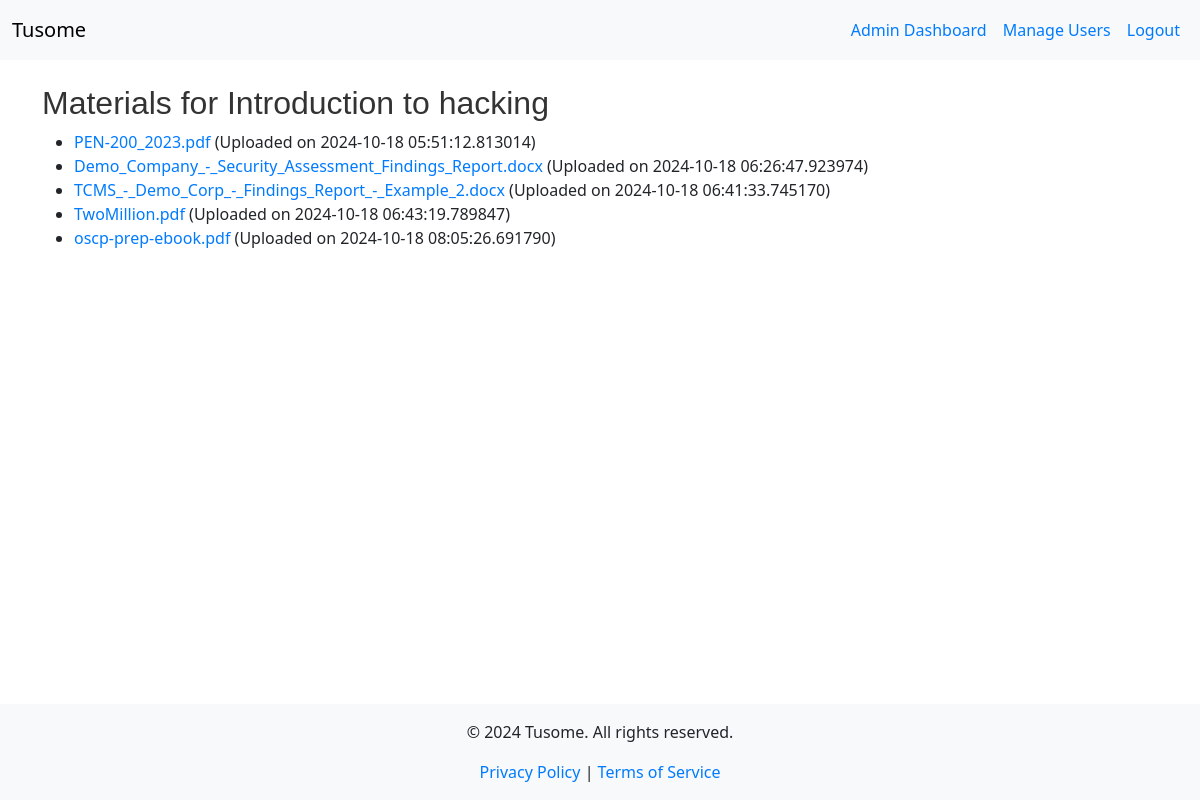
/view_course_materials/1 (signed in), run on an earlier commit of the app's database.
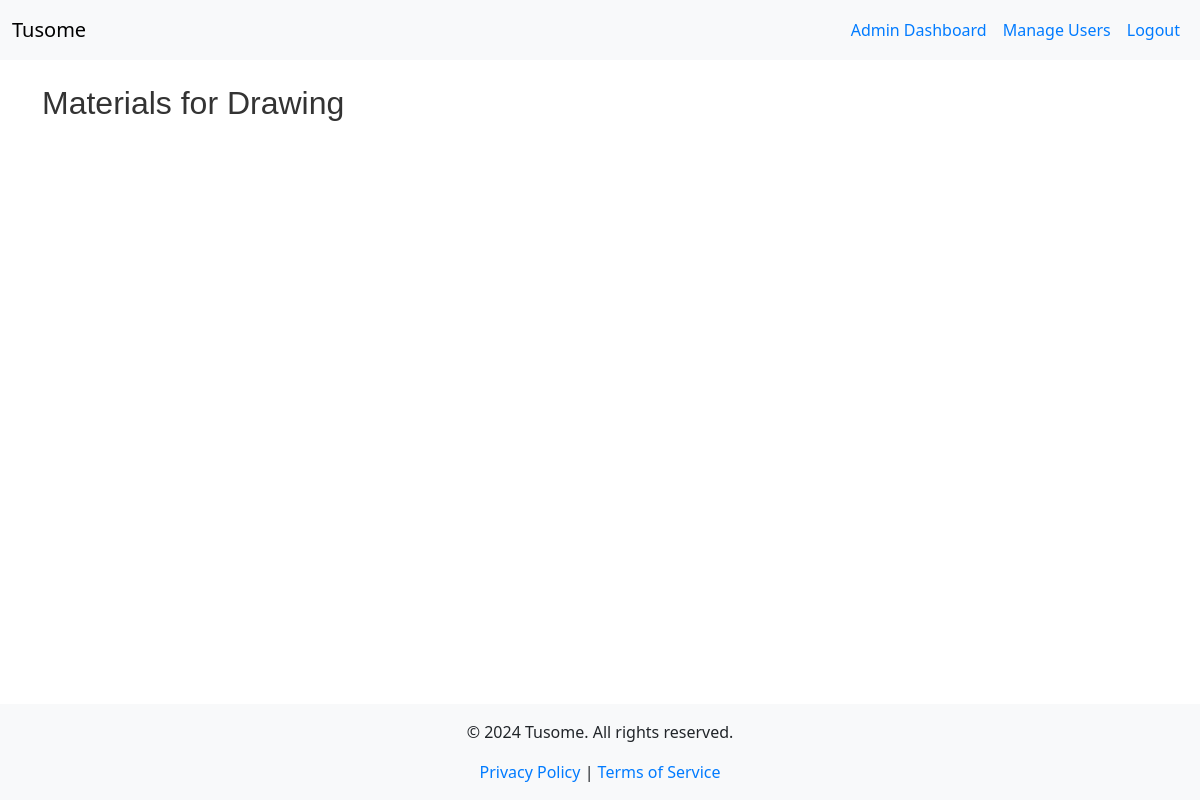
And on a later commit of the database.
### models.py (models this page shows)
class Course(db.Model):
    id = db.Column(db.Integer, primary_key=True)
    title = db.Column(db.String(200), nullable=False)
    description = db.Column(db.Text, nullable=False)
    is_featured = db.Column(db.Boolean, default=False)
    instructor_id = db.Column(db.Integer, db.ForeignKey('instructor.id'), nullable=False)
    instructor = db.relationship('Instructor', back_populates='courses')
    lessons = db.relationship('Lesson', back_populates='course', lazy=True)
    quizzes = db.relationship('Quiz', back_populates='course', lazy=True)
    materials = db.relationship('CourseMaterial', back_populates='course', lazy=True)
    enrollments = db.relationship('Enrollment', back_populates='course', lazy=True)
    submissions = db.relationship('Submission', back_populates='course', lazy=True)

class CourseMaterial(db.Model):
    id = db.Column(db.Integer, primary_key=True)
    filename = db.Column(db.String(100), nullable=False)
    course_id = db.Column(db.Integer, db.ForeignKey('course.id'), nullable=False)
    upload_date = db.Column(db.DateTime, default=datetime.utcnow)
    course = db.relationship('Course', back_populates='materials')

### app.py (the view)
@app.route('/view_course_materials/<int:course_id>')
@login_required
def view_course_materials(course_id):
    materials = CourseMaterial.query.filter_by(course_id=course_id).all()
    course = Course.query.get_or_404(course_id)
    return render_template('view_course_materials.html', materials=materials, course=course)

### app.py (called while the page is built)
@app.context_processor
def inject_current_year():
    return {'current_year': datetime.utcnow().year}

@login_manager.user_loader
def load_user(user_id):
    return User.query.get(int(user_id))

@app.context_processor
def inject_roleenum():
    return dict(RoleEnum=RoleEnum)

### templates/view_course_materials.html
{% extends "base.html" %}
{% block content %}
  <h2>Materials for {{ course.title }}</h2>
  <ul>
    {% for material in materials %}
      <li>
        <a href="{{ url_for('static', filename='uploads/' + material.filename) }}">{{ material.filename }}</a> (Uploaded on {{ material.upload_date }})
      </li>
    {% endfor %}
  </ul>
{% endblock %}

What changed in the data, as far as the page shows it:
removed CourseMaterial: filename "PEN-200_2023.pdf", upload_date "2024-10-18 05:51:12.813014"
removed CourseMaterial: filename "Demo_Company_-_Security_Assessment_Findings_Report.docx", upload_date "2024-10-18 06:26:47.923974"
removed CourseMaterial: filename "TCMS_-_Demo_Corp_-_Findings_Report_-_Example_2.docx", upload_date "2024-10-18 06:41:33.745170"
removed CourseMaterial: filename "TwoMillion.pdf", upload_date "2024-10-18 06:43:19.789847"
removed CourseMaterial: filename "oscp-prep-ebook.pdf", upload_date "2024-10-18 08:05:26.691790"
changed Course: title "Introduction to hacking" → "Drawing"
